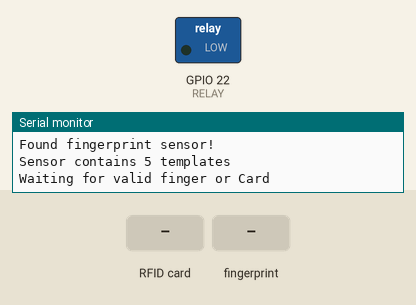
A sketch run on a simulated ESP32. On the bench: switched loads named in the sketch (green lamp = pin HIGH), the last lines printed to the serial monitor. Inputs (shaded band) come from the test bench.

Above: at 2.2 s.
2.3 s: RFID card D7 3E 89 3F held to the reader
At 3.6 s:
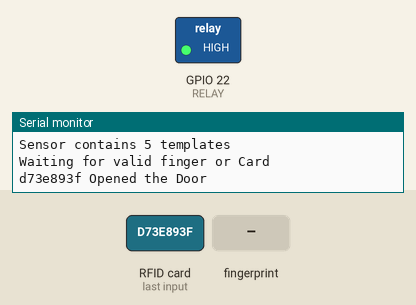
5.3 s: finger stored as number 1 placed on the sensor
At 8.5 s:
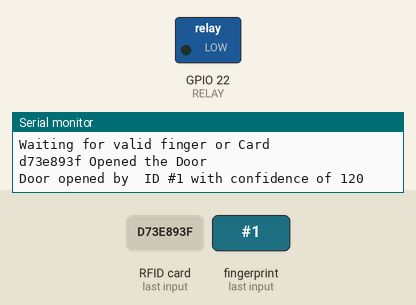
Timing chart, 0 to 10.0 s (numbered marks = the images above; inputs shaded):
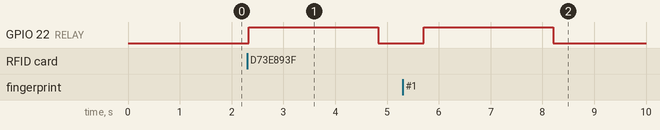

Measured:
- after the input at 2.3 s, GPIO 22 (RELAY): LOW → HIGH at once, → LOW 2.5 s later
- after the input at 5.3 s, GPIO 22 (RELAY): LOW → HIGH after 0.41 s, → LOW 2.5 s later

The sketch:

espLock.ino
```cpp
#include <SPI.h>
#include <MFRC522.h>
#include <Adafruit_Fingerprint.h>

#define SS_PIN 5   // ESP32 pin GIOP5
#define RST_PIN 27 // ESP32 pin GIOP27
#define RELAY 22   // ESP32 pin GIOP22 connects to relay
#define ACCESS_DELAY 2500

Adafruit_Fingerprint finger = Adafruit_Fingerprint(&Serial2);

MFRC522 rfid(SS_PIN, RST_PIN);
String read_rfid;
String ok_rfid_1 = "d73e893f";

void setup()
{
  Serial.begin(57600);
  Serial2.begin(115200);

  while (!Serial)
    ;
  SPI.begin();
  finger.begin(57600);
  rfid.PCD_Init();

  digitalWrite(RELAY, LOW);
  pinMode(RELAY, OUTPUT);

  if (finger.verifyPassword())
  {
    Serial.println("Found fingerprint sensor!");
  }
  else
  {
    Serial.println("Did not find fingerprint sensor :(");

    while (1)
    {
      delay(1);
    }
  }

  finger.getTemplateCount();
  Serial.print("Sensor contains ");
  Serial.print(finger.templateCount);
  Serial.println(" templates");
  Serial.println("Waiting for valid finger or Card");
}

void dump_byte_array(byte *buffer, byte bufferSize)
{
  read_rfid = "";
  for (byte i = 0; i < bufferSize; i++)
  {
    read_rfid = read_rfid + String(buffer[i], HEX);
  }
}
void open_lock()
{
  // Use this routine when working with Relays and Solenoids etc.
  digitalWrite(RELAY, HIGH);
  delay(ACCESS_DELAY);
  digitalWrite(RELAY, LOW);
}
void loop()
{
  getFingerprintIDez();
  getRfid();
  delay(50);
}
int getFingerprintIDez()
{
  uint8_t p = finger.getImage();
  if (p != FINGERPRINT_OK)
    return -1;
  p = finger.image2Tz();
  if (p != FINGERPRINT_OK)
    return -1;
  p = finger.fingerFastSearch();
  if (p != FINGERPRINT_OK)
  {
    return -1;
  }
  open_lock();
  // found a match!
  Serial.print("Door opened by  ID #");
  Serial.print(finger.fingerID);
  Serial.print(" with confidence of ");
  Serial.println(finger.confidence);
  getRfid();
  return finger.fingerID;
}
void getRfid()
{
  if (!rfid.PICC_IsNewCardPresent())
    return;

  // Select one of the cards
  if (!rfid.PICC_ReadCardSerial())
    return;

  // Look for new cards
  dump_byte_array(rfid.uid.uidByte, rfid.uid.size);

  if (read_rfid == ok_rfid_1)
  {
    Serial.print(read_rfid);
    Serial.println(" Opened the Door");
    open_lock();
  }
  else
  {
    Serial.println("Access Denied");
  }
  getFingerprintIDez();
}
```
